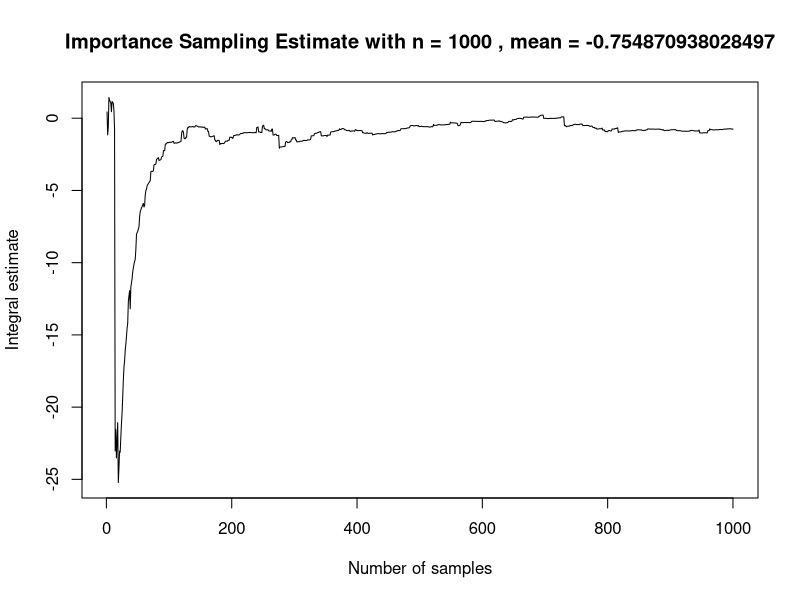

Generate this figure with R:
n = 1000

# h(x) = f(x) / g(x)
h = function(x) {
  2 * x^2 * sin(pi * x)
}

importance_sampling = function(n) {
  # Generate samples from our chosen g(x)
  x = rexp(n, rate = 1 / 2)
  
  # Evaluate h(x) at the sample points
  h_x = h(x)
  
  integral_estimate = mean(h_x)
  
  plot(
    cumsum(h_x) / 1:n,
    type = "l",
    xlab = "Number of samples",
    ylab = "Integral estimate",
    main = paste(
      "Importance Sampling Estimate with n =", 
      n,
      ", mean =",
      integral_estimate
    )
  )
  print(paste("Integral estimate:", integral_estimate))
}

importance_sampling(n)
